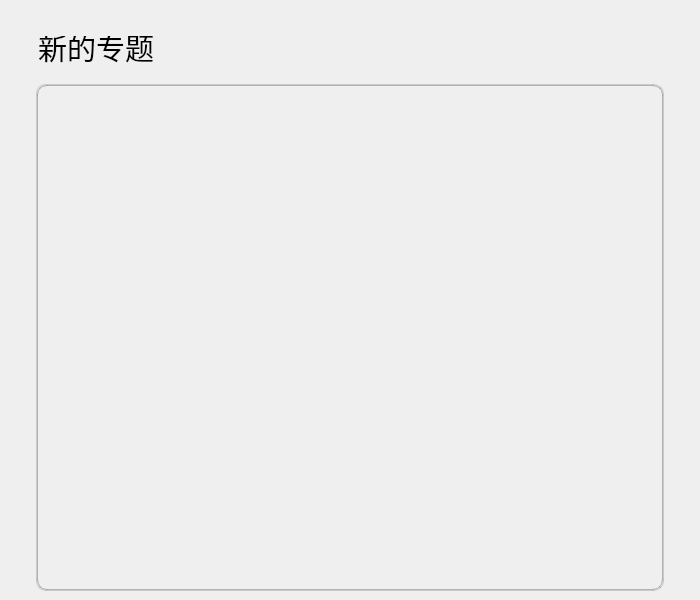
<?xml version="1.0" encoding="UTF-8"?>
<ui version="4.0">
 <class>PageEdit</class>
 <widget class="QWidget" name="PageEdit">
  <property name="geometry">
   <rect>
    <x>0</x>
    <y>0</y>
    <width>700</width>
    <height>600</height>
   </rect>
  </property>
  <property name="font">
   <font>
    <pointsize>7</pointsize>
   </font>
  </property>
  <property name="windowTitle">
   <string>Form</string>
  </property>
  <layout class="QVBoxLayout" name="verticalLayout">
   <property name="leftMargin">
    <number>36</number>
   </property>
   <property name="topMargin">
    <number>36</number>
   </property>
   <property name="rightMargin">
    <number>36</number>
   </property>
   <property name="bottomMargin">
    <number>9</number>
   </property>
   <item>
    <widget class="LineEdit" name="knowledgeTitle">
     <property name="styleSheet">
      <string notr="true">background: rgba(0,0,0,0);border: 0;font-size: 29px</string>
     </property>
     <property name="text">
      <string>新的专题</string>
     </property>
    </widget>
   </item>
   <item>
    <widget class="CommandBar" name="commandBar"/>
   </item>
   <item>
    <widget class="SingleDirectionScrollArea" name="SingleDirectionScrollArea">
     <property name="styleSheet">
      <string notr="true">#mainWidget{border:1px solid rgba(120,120,120,80);border-radius:10px;background: rgba(0,0,0,0)}
#scrollAreaWidgetContents{border:1px solid rgba(120,120,120,80);border-radius:10px;background: rgba(0,0,0,0)}
#SingleDirectionScrollArea{border:1px solid rgba(120,120,120,80);border-radius:10px;background: rgba(0,0,0,0)}</string>
     </property>
     <property name="widgetResizable">
      <bool>true</bool>
     </property>
     <widget class="QWidget" name="scrollAreaWidgetContents">
      <property name="geometry">
       <rect>
        <x>0</x>
        <y>0</y>
        <width>626</width>
        <height>474</height>
       </rect>
      </property>
      <property name="styleSheet">
       <string notr="true"/>
      </property>
      <layout class="QHBoxLayout" name="horizontalLayout_3">
       <property name="leftMargin">
        <number>0</number>
       </property>
       <property name="topMargin">
        <number>0</number>
       </property>
       <property name="rightMargin">
        <number>0</number>
       </property>
       <property name="bottomMargin">
        <number>0</number>
       </property>
       <item>
        <widget class="KnowledgeEditPad" name="mainWidget" native="true">
         <property name="sizePolicy">
          <sizepolicy hsizetype="Preferred" vsizetype="Expanding">
           <horstretch>0</horstretch>
           <verstretch>0</verstretch>
          </sizepolicy>
         </property>
         <property name="styleSheet">
          <string notr="true"/>
         </property>
        </widget>
       </item>
      </layout>
     </widget>
    </widget>
   </item>
  </layout>
 </widget>
 <customwidgets>
  <customwidget>
   <class>SingleDirectionScrollArea</class>
   <extends>QScrollArea</extends>
   <header>qfluentwidgets</header>
   <container>1</container>
  </customwidget>
  <customwidget>
   <class>LineEdit</class>
   <extends>QLineEdit</extends>
   <header>qfluentwidgets</header>
  </customwidget>
  <customwidget>
   <class>CommandBar</class>
   <extends>QFrame</extends>
   <header>qfluentwidgets</header>
  </customwidget>
  <customwidget>
   <class>KnowledgeEditPad</class>
   <extends>QWidget</extends>
   <header location="global">pwidgets</header>
   <container>1</container>
  </customwidget>
 </customwidgets>
 <resources/>
 <connections/>
</ui>
